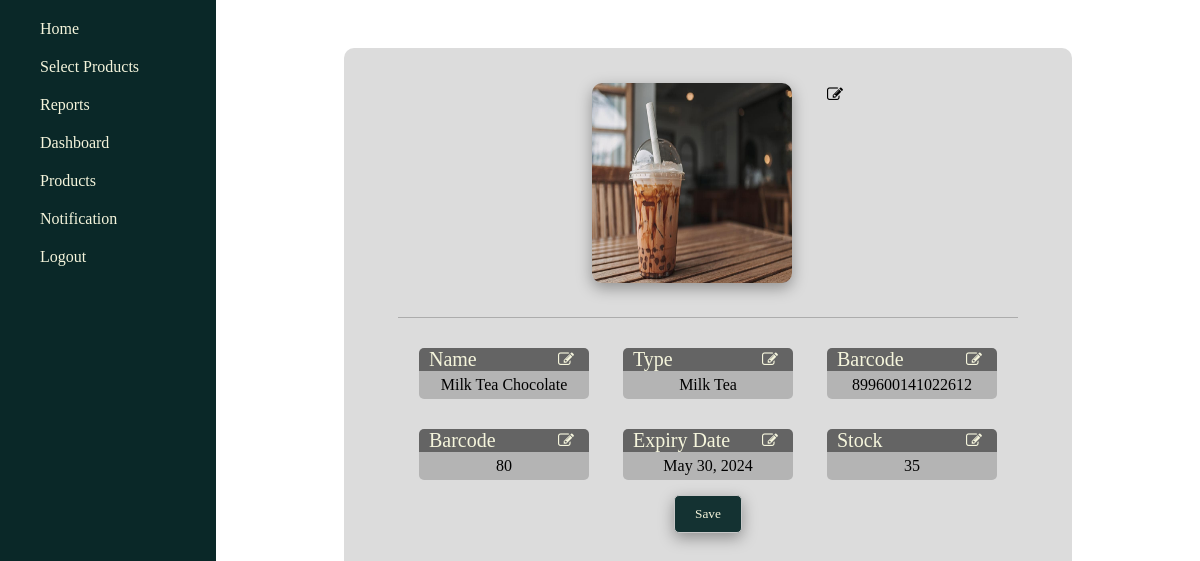
The page /product/76/ (signed in) on the database its author committed.
### management/models.py (models this page shows, shortened)
class Product(models.Model):
    type = models.ForeignKey(ProductType, on_delete=models.PROTECT)
    name = models.CharField(max_length=255)
    barcode = models.CharField(max_length=255)
    price = models.IntegerField()
    expiry_date = models.DateField()
    quantity = models.IntegerField()
    scanned_quantity = models.IntegerField(default=1)
    image = models.ImageField(null=True, blank=True, upload_to="images/")

class ProductType(models.Model):
    product_type = models.CharField(max_length=255)
    image = models.ImageField(null=True, blank=True, upload_to="images/")
    def __str__(self):
        return self.product_type

### management/views.py (the view, shortened to what this page needs)
# urls.py: path('product/<int:id>/', views.product_info, name='product-info'),
@login_required(login_url='login')
def product_info(request, id):
    product = Product.objects.get(id=id)
    product_form = ChangeProductForm(instance=product)
    return render(request, 'product_profile.html', {
        'product': product,
        'product_form': product_form,
    })

### management/templates/product_profile.html (shortened to what this page needs)
{% extends 'base.html' %}
{% load static %}
{% block content %}
    <section class="product-profile-utmost-container-section">
        <form method="post" enctype="multipart/form-data">
            <div id="product-profile-product-image-div">
                <div class="product-profile-data-and-field-div">
                    <div class="product-profile-edit-btn-div" id="product-img-edit-btn-div">
                        <i class="fa fa-edit"></i>
                    </div>
                    <div>
                        {% if product.image %}
                            <div>
                                <img id="product-profile-product-img" src="{{ product.image.url }} ">
                            </div>
                        {% else %}
                            <div>
                                <span>No Image</span>
                            </div>
                        {% endif %}
                    </div>
                </div>
            </div>
            <div class="product-profile-divider-line"></div>
            <div class="product-profile-product-textual-details-container-div">
                <div class="product-profile-data-and-field-div">
                    <div class="product-profile-label-and-edit-div">
                        <div class="product-profile-label">
                            Name
                        </div>
                        <div class="product-profile-edit-btn-div">
                            <i class="fa fa-edit"></i>
                        </div>
                    </div>
                    <div class="product-profile-product-data-and-field-container-div">
                        <div class="product-profile-product-data-div">
                            {{ product.name }}
                        </div>
                    </div>
                </div>
                <div class="product-profile-data-and-field-div">
                    <div class="product-profile-label-and-edit-div">
                        <div class="product-profile-label">
                            Type
                        </div>
                        <div class="product-profile-edit-btn-div">
                            <i class="fa fa-edit"></i>
                        </div>
                    </div>
                    <div class="product-profile-product-data-and-field-container-div">
                        <div class="product-profile-product-data-div">
                            {{ product.type }}
                        </div>
                    </div>
                </div>
                <div class="product-profile-data-and-field-div">
                    <div class="product-profile-label-and-edit-div">
                        <div class="product-profile-label">
                            Barcode
                        </div>
                        <div class="product-profile-edit-btn-div">
                            <i class="fa fa-edit"></i>
                        </div>
                    </div>
                    <div class="product-profile-product-data-and-field-container-div">
                        <div class="product-profile-product-data-div">
                            {{ product.barcode }}
                        </div>
                    </div>
                </div>
                <div class="product-profile-data-and-field-div">
                    <div class="product-profile-label-and-edit-div">
                        <div class="product-profile-label">
                            Barcode
                        </div>
                        <div class="product-profile-edit-btn-div">
                            <i class="fa fa-edit"></i>
                        </div>
                    </div>
                    <div class="product-profile-product-data-and-field-container-div">
                        <div class="product-profile-product-data-div">
                            {{ product.price }}
                        </div>
                    </div>
                </div>
                <div class="product-profile-data-and-field-div">
                    <div class="product-profile-label-and-edit-div">
                        <div class="product-profile-label">
                            Expiry Date
                        </div>
                        <div class="product-profile-edit-btn-div">
                            <i class="fa fa-edit"></i>
                        </div>
                    </div>
                    <div class="product-profile-product-data-and-field-container-div">
                        <div class="product-profile-product-data-div">
                            {{ product.expiry_date }}
                        </div>
                    </div>
                </div>
                <div class="product-profile-data-and-field-div">
                    <div class="product-profile-label-and-edit-div">
                        <div class="product-profile-label">
                            Stock
                        </div>
                        <div class="product-profile-edit-btn-div">
                            <i class="fa fa-edit"></i>
                        </div>
                    </div>
                    <div class="product-profile-product-data-and-field-container-div">
                        <div class="product-profile-product-data-div">
                            {{ product.quantity }}
                        </div>
                    </div>
                </div>
                <div class="product-profile-btn-container-div">
                    <button id="product-profile-save-data-btn" type="submit">Save</button>
                </div>
            </div>
        </form>
    </section>
{% endblock %}

### management/templates/base.html (shortened to what this page needs)
<!DOCTYPE html>
<html lang="en">
<head>
    {% load static %}
    {% load humanize %}
    <link rel="stylesheet" href="{% static 'styles.css' %}">
    <link rel="stylesheet" href="{% static 'clear_change_htmx.css' %}">
    <link rel="stylesheet" href="{% static 'products.css' %}">
    <link rel="stylesheet" href="{% static 'product-profile.css' %}">
    <link rel="stylesheet" href="{% static 'font-awesome.min.css' %}">
    <link rel="stylesheet" href="{% static 'reports.css' %}">
    <link rel="stylesheet" href="{% static 'sold_out_products.css' %}">
    <link rel="stylesheet" href="{% static 'inventory.css' %}">
    <link rel="stylesheet" href="{% static 'authentication.css' %}">
    <link rel="stylesheet" href="{% static 'register.css' %}">
    <link rel="stylesheet" href="https://cdnjs.cloudflare.com/ajax/libs/font-awesome/4.7.0/css/font-awesome.min.css">
</head>
<body>
    <header id="main-header">
        {% if request.user.is_authenticated %}
        <div class="main-header-link-container-div">
            <a href="{% url 'homepage' %}">Home</a>
        </div>
        <div class="main-header-link-container-div">
            <a href="{% url 'select-sell' request.user %}">Select Products</a>
        </div>
        <div class="main-header-link-container-div">
            <a href="{% url 'reports' %}">Reports</a>
        </div>
        <div class="main-header-link-container-div">
            <a href="{% url 'dashboard' %}">Dashboard</a>
        </div>
        <div class="main-header-link-container-div">
            <a href="{% url 'products' %}">Products</a>
        </div>
        <div class="main-header-link-container-div" id="notification-toggle">
            Notification
        </div>
        <div class="main-header-link-container-div">
            <a href="{% url 'logout' %}">Logout</a>
        </div>
        {% else %}
        <div class="main-header-link-container-div">
            <a href="{% url 'login' %}">Login</a>
        </div>
        {% endif %}
    </header>
    <div class="base-block-content-container-div">
        {% block content %}{% endblock %}
    </div>
</body>
</html>

### management/static/styles.css (style rules this page uses)
html { scroll-action: smooth; margin: 0; }
body { margin: 0; }
#main-header { z-index: 100; width: 18%; float: left; background-color: rgb(10, 40, 40); color: beige; font-family: 'Montserrat'; position: fixed; min-height: 100vh; }
.main-header-link-container-div { margin-top: 20px; margin-left: 40px; }
.main-header-link-container-div a { color: beige; text-decoration: none; }
.base-block-content-container-div { width: 82%; float: right; }
#notification-toggle { cursor: pointer; }

### management/static/product-profile.css (style rules this page uses)
.product-profile-utmost-container-section { background-color: rgb(220, 220, 220); width:70%; margin: auto; min-height: 89.6vh; margin-top: 48px; padding-top: 20px; padding-left: 20px; padding-right: 20px; border-top-left-radius: 10px; border-top-right-radius: 10px; font-family: 'Montserrat'; }
#product-profile-product-image-div { text-align: center; }
#product-profile-product-img { height: 200px; width: 200px; border-radius: 10px; box-shadow: rgba(0, 0, 0, 0.35) 0px 5px 15px; }
.product-profile-divider-line { margin: auto; width: 90%; padding:0.5px; background-color: rgba(100, 100, 100, 0.4); text-align: center; margin-top: 15px; margin-bottom: 15px; }
.product-profile-product-textual-details-container-div { text-align: center; }
.product-profile-label-and-edit-div { background-color: rgb(100, 100, 100); color: beige; padding-left: 10px; border-top-left-radius: 5px; border-top-right-radius: 5px; overflow: hidden; width: 160px; }
.product-profile-label { font-size: 20px; float: left; }
.product-profile-edit-btn-div { float: right; cursor: pointer; margin-right:15px; margin-top: 3px; }
.product-profile-product-data-and-field-container-div { background-color: rgb(180, 180, 180); padding: 5px; border-bottom-left-radius: 5px; border-bottom-right-radius: 5px; width: 160px; vertical-align: top; }
.product-profile-data-and-field-div { margin: 15px; display: inline-block; border-radius: 5px; }
#product-profile-save-data-btn { background: none; background-color: rgb(20, 50, 50); color: beige; border-radius: 5px; border: 1px solid rgb(200, 200, 200); padding-top: 10px; padding-bottom: 10px; padding-left: 20px; padding-right: 20px; cursor: pointer; font-family: 'Montserrat'; box-shadow: rgba(0, 0, 0, 0.35) 0px 5px 15px; }
#product-img-edit-btn-div { float: right; }

### rows shown on the page
Product: image (picture), name "Milk Tea Chocolate", type "Milk Tea", barcode "899600141022612", price "80", expiry_date "May 30, 2024", quantity "35"
